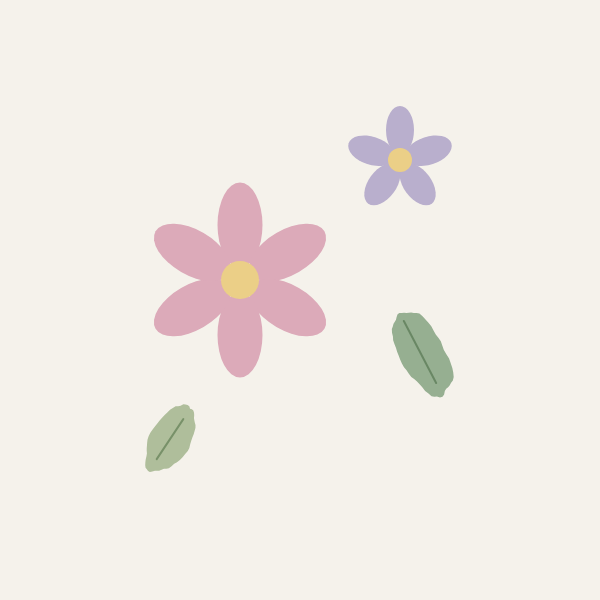
Frame 1 (no input)
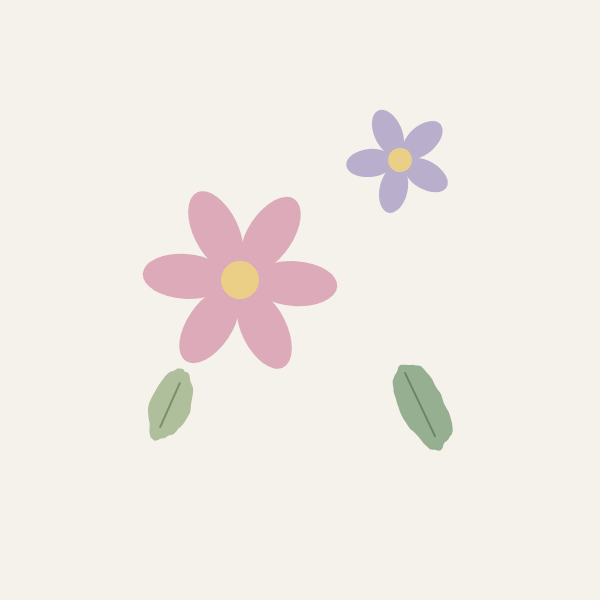
Frame 60 (no input)
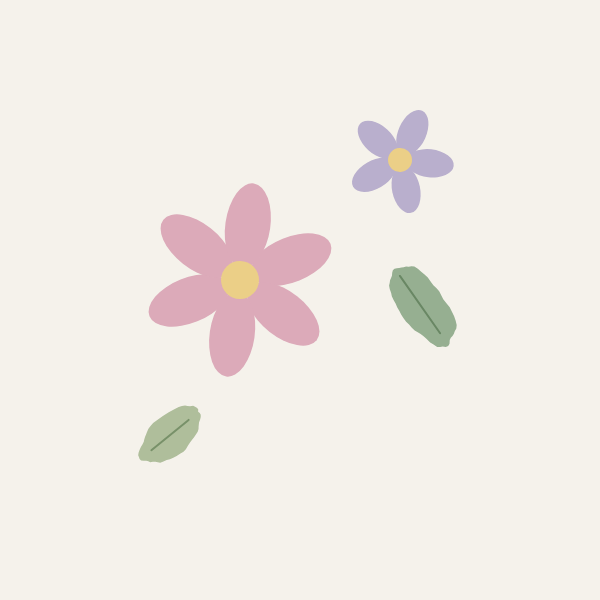
Frame 120 (the mouse pressed at the canvas centre since frame 60)

The p5.js sketch that drew these frames (run headless with seeded random() and noise() and a simulated clock; from frame 60 on, the mouse is pressed at the canvas centre):

// p5.js sketch
// ── sketch.js
let angle = 0

function setup() {
  createCanvas(600, 600)
  noiseSeed(10)
}

function draw() {
  background(245, 242, 235)

  push()
  translate(240, 280)
  rotate(angle)

  noStroke()
  fill(220, 170, 185)

  for (let i = 0; i < 6; i++) {
    ellipse(0, -55, 45, 85)
    rotate(TWO_PI / 6)
  }

  fill(235, 207, 135)
  circle(0, 0, 38)
  pop()

  push()
  translate(400, 160)
  rotate(-angle * 0.7)

  noStroke()
  fill(185, 175, 205)

  for (let i = 0; i < 5; i++) {
    ellipse(0, -30, 28, 48)
    rotate(TWO_PI / 5)
  }

  fill(235, 207, 135)
  circle(0, 0, 24)
  pop()

  let leafY = 350 + sin(millis() * 0.002) * 60

  push()
  translate(420, leafY)
  rotate(-0.5 + sin(millis() * 0.003) * 0.4)

  noStroke()
  fill(150, 175, 145)

  beginShape()

  for (let a = 0; a < TWO_PI; a += 0.1) {
    let n = noise(cos(a) + 1, sin(a) + 1)
    let r = map(n, 0, 1, 0.7, 1.3)

    let x = cos(a) * 25 * r
    let y = sin(a) * 50 * r

    vertex(x, y)
  }

  endShape(CLOSE)

  stroke(105, 135, 100)
  strokeWeight(2)
  line(0, -35, 0, 35)
  pop()

  let smallLeafY = 440 + sin(millis() * 0.0015 + PI) * 35

  push()
  translate(170, smallLeafY)
  rotate(0.6 + sin(millis() * 0.0025 + PI) * 0.3)

  noStroke()
  fill(175, 190, 155)

  beginShape()

  for (let a = 0; a < TWO_PI; a += 0.1) {
    let n = noise(cos(a) + 5, sin(a) + 5)
    let r = map(n, 0, 1, 0.7, 1.3)

    let x = cos(a) * 18 * r
    let y = sin(a) * 35 * r

    vertex(x, y)
  }

  endShape(CLOSE)

  stroke(120, 145, 105)
  strokeWeight(2)
  line(0, -24, 0, 24)
  pop()

  angle += 0.01
}
// ── animation.html
<!DOCTYPE html>
<html lang="en">
<head>
  <meta charset="UTF-8">
  <meta name="viewport" content="width=device-width, initial-scale=1.0">
  <title>Flower Animation</title>
  <script src="https://cdn.jsdelivr.net/npm/p5@2.3.4/lib/p5.min.js"></script>
  <style>
    body {
      margin: 0;
    }

    canvas {
      display: block;
    }
  </style>
</head>
<body>
  <script src="sketch.js"></script>
</body>
</html>
